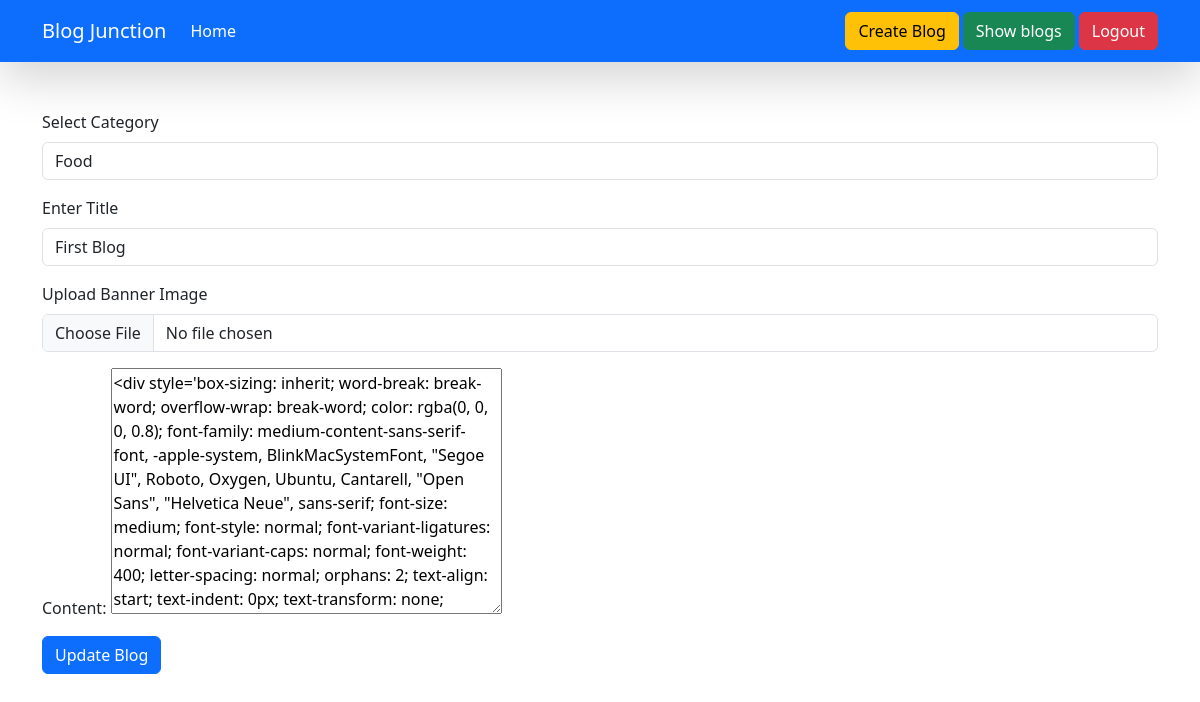
Before: /update-blogs/1 (signed in) with the older database file.
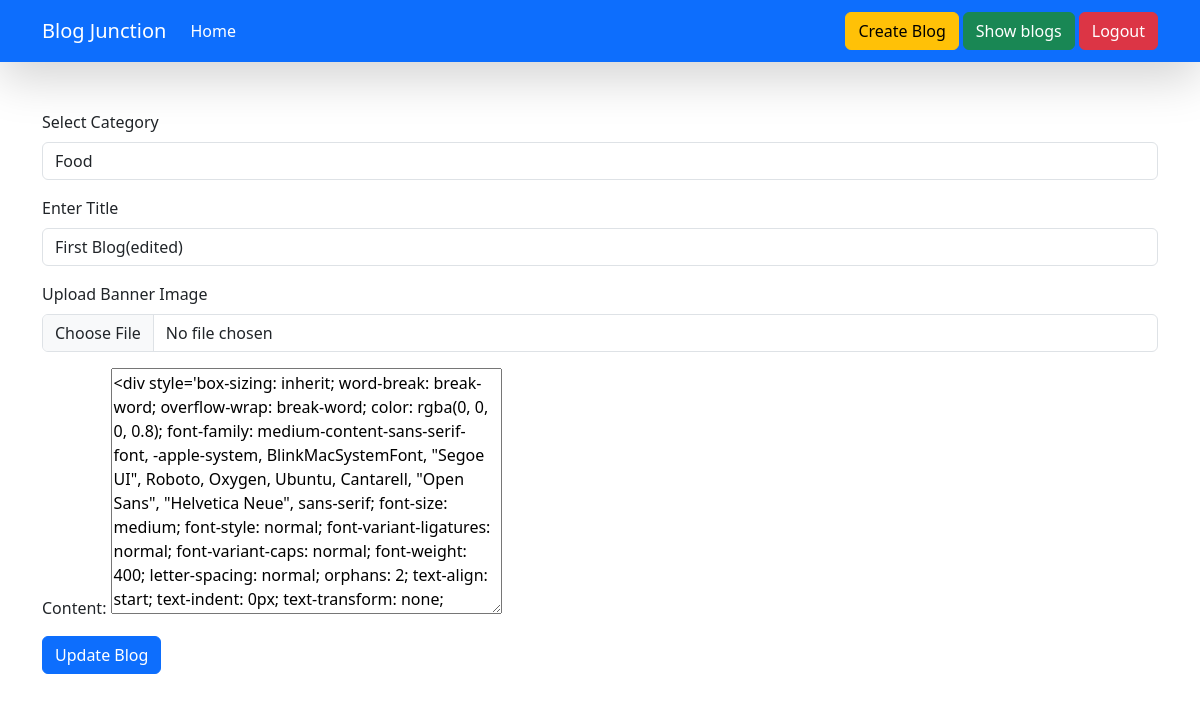
After: the same page with the newer database file.
### blog/models.py (models this page shows, shortened)
class Blog(models.Model):
    title=models.CharField(max_length=100)
    content=FroalaField()
    category=models.ForeignKey(Category,on_delete=models.CASCADE)
    user=models.ForeignKey(User, on_delete=models.CASCADE)
    banner_image=models.ImageField(upload_to='blog')
    created_at=models.DateTimeField(auto_now_add=True)
    updated_at=models.DateTimeField(auto_now=True)

class Category(models.Model):
    Category_name = models.CharField(max_length=100)

### blog/views.py (the view, shortened to what this page needs)
# urls.py: path('update-blogs/<id>',update_blogs,name='update_blogs'),
@login_required(login_url='/login/')
def update_blogs(request,id):
    context={'categories': Category.objects.all()}
    try:
        blog_obj = Blog.objects.get(id=id)
        if blog_obj.user != request.user:
            return redirect('/')
        initial_dict={'content': blog_obj.content}
        form=BlogForm(initial=initial_dict)
        context['form']=form
        context['blog_obj']=blog_obj
    except Exception as e:
        print(e)
    return render(request,'update_blogs.html', context)

### blog/form.py
class BlogForm(forms.ModelForm):
  class Meta:
      model=Blog
      fields=['content']

### blog/templates/update_blogs.html (shortened to what this page needs)
{% extends "base.html" %}
{% block start %}
<div class="container mt-5">
    <div class="row">
        <form method="post" enctype="multipart/form-data">
            <div class="mb-3">
                <label for="text"  class="form-label">Select Category</label>
                <Select class="form-control" name="category">
                    {% for category in categories %}
                    <option value="{{ category.id }}"{% if blog_obj.category == category %}selected{% endif %}>{{ category.Category_name }}</option>
                    {% endfor %}
                </select>
              </div>
            <div class="mb-3">
              <label for="exampleInputEmail1" class="form-label">Enter Title</label>
              <input type="text" name="title" class="form-control" value="{{blog_obj.title}}" id="exampleInputEmail1" aria-describedby="emailHelp">
            </div>
            <div class="mb-3">
              <label for="exampleInputEmail1" class="form-label">Upload Banner Image</label>
              <input type="file" name="banner_image" class="form-control" id="exampleInputEmail1" aria-describedby="emailHelp">
            </div>
            <div class="mb-3">
            {{form.as_p}}
            </div>
            <button type="submit" class="btn btn-primary">Update Blog</button>
          </form>
    </div>
</div>
{% endblock %}

Changed rows visible on the page:
changed Blog "Food": title "First Blog" → "First Blog(edited)"
